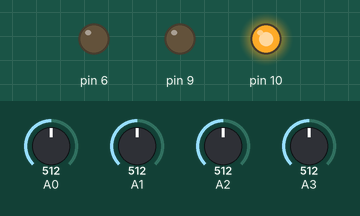
Simulated run of this sketch. Board: Arduino Uno, built with avr-gcc and run on an emulated ATmega328P. Parts: output pins drawn as LEDs (lit = HIGH). Inputs (shaded band) come from the test bench; at power-on: A0 = 512, A1 = 512, A2 = 512, A3 = 512. Random numbers use the default seed unless the sketch sets one.

Above: at 0.1 s.
Timing chart, 0 to 1.6 s (numbered marks = the images above):
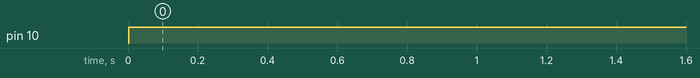

Measured:
- by itself, pin 10: LOW → HIGH at 0.00 s

The sketch:

photoShoot2.ino
```cpp
#include <Ball.h>
#include <MsTimer2.h>
#include <EEPROM.h>

Ball ball;
int R[256] = {
  255,255,255,255,255,255,255,255,255,255,255,255,255,255,255,255,255,255,255,255,255,255,255,255,255,255,255,255,255,255,255,255,255,255,255,255,255,255,255,255,255,255,255,251,245,240,234,228,222,215,209,203,197,192,186,179,173,167,161,155,149,144,138,132,126,120,113,107,101,96,89,83,77,71,65,59,53,48,42,36,30,24,17,11,5,0,0,0,0,0,0,0,0,0,0,0,0,0,0,0,0,0,0,0,0,0,0,0,0,0,0,0,0,0,0,0,0,0,0,0,0,0,0,0,0,0,0,0,0,0,0,0,0,0,0,0,0,0,0,0,0,0,0,0,0,0,0,0,0,0,0,0,0,0,0,0,0,0,0,0,0,0,0,0,0,0,0,0,0,0,0,5,11,17,23,29,35,41,47,53,60,66,72,78,84,90,96,101,107,113,119,125,131,137,143,149,156,162,168,174,180,186,192,197,203,209,215,221,227,233,239,245,252,255,255,255,255,255,255,255,255,255,255,255,255,255,255,255,255,255,255,255,255,255,255,255,255,255,255,255,255,255,255,255,255,255,255,255,255,255,255,255,255,255,255,255};
int G[256] = {
  0,6,12,18,24,30,36,42,48,54,60,65,72,78,84,89,96,102,108,113,120,126,131,138,144,150,156,162,168,174,179,186,192,198,204,210,216,222,227,234,240,246,252,255,255,255,255,255,255,255,255,255,255,255,255,255,255,255,255,255,255,255,255,255,255,255,255,255,255,255,255,255,255,255,255,255,255,255,255,255,255,255,255,255,255,255,255,255,255,255,255,255,255,255,255,255,255,255,255,255,255,255,255,255,255,255,255,255,255,255,255,255,255,255,255,255,255,255,255,255,255,255,255,255,255,255,255,255,251,245,240,234,227,221,215,209,203,197,192,186,179,173,167,161,155,149,144,138,131,125,119,113,107,101,96,90,83,77,71,65,59,53,48,42,35,29,23,17,11,5,0,0,0,0,0,0,0,0,0,0,0,0,0,0,0,0,0,0,0,0,0,0,0,0,0,0,0,0,0,0,0,0,0,0,0,0,0,0,0,0,0,0,0,0,0,0,0,0,0,0,0,0,0,0,0,0,0,0,0,0,0,0,0,0,0,0,0,0,0,0,0,0,0,0,0,0,0,0,0,0,0,0,0,0,0,0};
int B[256] = {
  0,0,0,0,0,0,0,0,0,0,0,0,0,0,0,0,0,0,0,0,0,0,0,0,0,0,0,0,0,0,0,0,0,0,0,0,0,0,0,0,0,0,0,0,0,0,0,0,0,0,0,0,0,0,0,0,0,0,0,0,0,0,0,0,0,0,0,0,0,0,0,0,0,0,0,0,0,0,0,0,0,0,0,0,0,0,6,12,18,24,30,36,42,48,54,60,66,72,78,84,90,96,102,108,114,120,126,132,138,144,150,156,162,168,174,180,186,192,198,204,210,216,222,228,234,240,246,252,255,255,255,255,255,255,255,255,255,255,255,255,255,255,255,255,255,255,255,255,255,255,255,255,255,255,255,255,255,255,255,255,255,255,255,255,255,255,255,255,255,255,255,255,255,255,255,255,255,255,255,255,255,255,255,255,255,255,255,255,255,255,255,255,255,255,255,255,255,255,255,255,255,255,255,255,255,255,255,255,255,255,255,255,255,251,245,240,234,228,222,216,209,203,197,191,185,179,173,167,161,155,149,144,138,132,126,120,113,107,101,95,89,83,77,71,65,59,53,48,42,36,30,24,17,11,5,0};

boolean blinkReady = true;

void setup() {
  Serial.begin(19200);
  MsTimer2::set(1, processAD);
  MsTimer2::start();
  // ball.setColor(1,1,1);
}

static int samples = 0;

void processAD() {
  ball.processAD();

  if (ball.getThrown()) {
    setColor(0);
    ball.resetThrown();
  }

  if (ball.getLanded()) {
    setColor(128);
    ball.resetLanded();
  }

  if (ball.getInAir() && ball.getV() == 0) {
    setColor(88);
  } else {
    setColor(0
    );
  }
}

void loop(){
}

void setColor(byte i){
  ball.setColor(R[i], G[i], B[i]);
}

void randomColor() {
  setColor((int) random (256));
}
```
